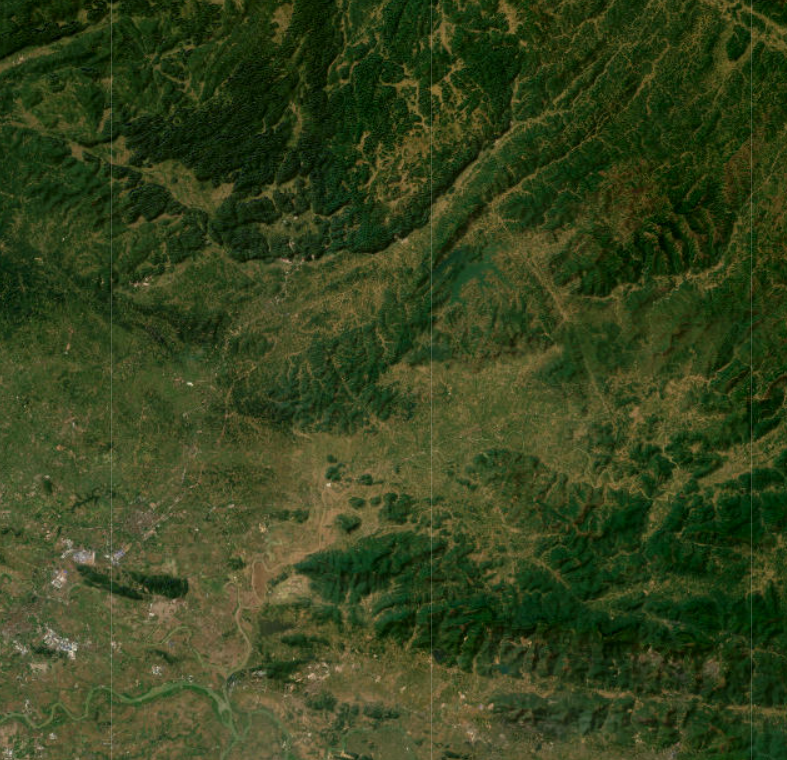
#> input picture demo_input/teste3.png, 787 x 760 px
$ python Example.py
#> lines starting #> are read from the running program, lines starting #| are printed output that depends on the picture
### Pycamo.py
import warnings
warnings.filterwarnings('ignore')
import numpy as np
from PIL import Image
from skimage.filters.rank import modal

def median_cut(pixels, num_colors):
    boxes = [np.array(pixels)]
    while len(boxes) < num_colors:
        widest_box_index = np.argmax([
            np.ptp(box, axis=0).max() for box in boxes
        ])
        widest_box = boxes.pop(widest_box_index)
        dominant_dim = np.ptp(widest_box, axis=0).argmax()
        sorted_box = widest_box[np.argsort(widest_box[:, dominant_dim])]
        median_index = len(sorted_box) // 2
        boxes.append(sorted_box[:median_index])
        boxes.append(sorted_box[median_index:])
    return boxes

def get_palette(boxes):
    return [tuple(map(int, np.mean(box, axis=0))) for box in boxes]

def convert_palette_to_hex(palette):
    return [f"{r:02x}{g:02x}{b:02x}" for r, g, b in palette]

def extract_palette(image_path, num_colors=5):
#> called with image_path = 'demo_input/teste3.png', num_colors = 4
    image = Image.open(image_path).convert("RGB")
    image = image.resize((500, 500))
#> image: PIL image 500x500 RGB
    # Convert to pixels
    pixels = np.array(list(image.getdata()))
    # Process
    boxes = median_cut(pixels, num_colors)
#> the loop in median_cut, `while len(boxes) < num_colors:` made 3 passes
#> (dominant_dim, median_index) on passes 1 to 3: (0, 125000), (2, 62500), (0, 31250)
#> after the loop in median_cut, `while len(boxes) < num_colors:`: boxes = 4 items
#> boxes = 4 items
    palette = get_palette(boxes)
#> palette = [(27, 49, 14), (65, 74, 32), (80, 86, 48), (107, 99, 60)]
    hex_colors = convert_palette_to_hex(palette)
#> hex_colors = ['1b310e', '414a20', '505630', '6b633c']
    return hex_colors

# Convert hex color to RGB
def hex2rgb(hex: str):
    return [int(hex[i:i+2], 16) for i in (0, 2, 4)]

# Generate filtered noise image
def nat_filt_im(size=(), c=2.0):
    width, height = size
    x = np.linspace(-1, 1, width)
    y = np.linspace(-1, 1, height)
    X, Y = np.meshgrid(x, y)


    wdist = np.abs(X)
    hdist = np.abs(Y)

    # Create distance matrix normalized to image dimensions
    cdist = np.sqrt(wdist**2 + hdist**2)
    cdist = cdist / np.max(cdist)  # Normalize to [0,1]

    # Apply power law filter
    filter = 1.0 / (cdist + 1e-6)**c

    # Generate and filter random image
    rand_im = np.random.random((height, width))
    rand_im_fourier = np.fft.fftshift(np.fft.fft2(rand_im))
    filtered = np.real(np.fft.ifft2(np.fft.ifftshift(rand_im_fourier * filter)))

    # Normalize filtered output to [0, 1]
    filtered = (filtered - np.min(filtered)) / (np.max(filtered) - np.min(filtered))

    return filtered

def pixelize_image(image, pixel_size=10):
    # Load the image
    image = image
    # Resize the image to a smaller size
    small_image = image.resize(
        (image.width // pixel_size, image.height // pixel_size), Image.NEAREST)
    # Resize back to the original size
    pixelated_image = small_image.resize(image.size, Image.NEAREST)
    return pixelated_image

def generate_pattern(colors_hex, output_filename, size=(), c=2.0, ratios=None, pixelize=False, pixel_size=5):
    fp = np.ones((3, 3)).astype(np.uint8)

    # Filter out colors with zero ratios
    if ratios is not None:
        non_zero_indices = [i for i, r in enumerate(ratios) if r > 0]
        colors_hex = [colors_hex[i] for i in non_zero_indices]
        ratios = [ratios[i] for i in non_zero_indices]

    rgb_colors = [hex2rgb(c.strip()) for c in colors_hex]
    palette = []
    for cc, hex in zip(rgb_colors, colors_hex):
        palette += cc

    n_colors = len(colors_hex)

    if ratios is None:
        ratios = [1 / n_colors] * n_colors
    else:
        assert len(ratios) == n_colors
        assert np.isclose(sum(ratios), 100)
        ratios = np.array(ratios) / sum(ratios)

    # Generate separate noise layers only for non-zero colors
    noise_layers = [nat_filt_im(size=size, c=c) for _ in range(n_colors)]

    total_pixels = size[0] * size[1]
    pixel_counts = np.round(ratios * total_pixels).astype(int)
    pixel_counts[-1] = total_pixels - np.sum(pixel_counts[:-1])

    # Create color map
    color_map = np.zeros(total_pixels, dtype=np.uint8)

    # Process each layer
    remaining_indices = set(range(total_pixels))
    for i, layer in enumerate(noise_layers):
        if i == n_colors - 1:
            indices = list(remaining_indices)
        else:
            flat_layer = layer.flatten()
            sorted_indices = np.argsort(flat_layer)
            valid_indices = [idx for idx in sorted_indices if idx in remaining_indices]
            indices = valid_indices[-pixel_counts[i]:]

        remaining_indices -= set(indices)
        color_map[indices] = i

    color_map = color_map.reshape(size)
    final_map = modal(color_map, fp)

    img = Image.new("P", size, (0, 0, 0))
    img.putdata(final_map.flatten())
    img.putpalette(palette)
    if pixelize is True:
        img = pixelize_image(img, pixel_size)
        img.save(output_filename)
    else:
        img.save(output_filename)
    return img

### Example.py
# Example usage
import Pycamo as pycamo
# get color from image
color_palette = pycamo.extract_palette("demo_input/teste3.png", num_colors=4)
#> color_palette = ['1b310e', '414a20', '505630', '6b633c']

# custom color palette
#color_palette = ['0d011c', '1D1107', '011c07', '012e04']

#pixelize
pixelize = True # Set to True to pixelize the output image
pixel_size =  3# Size of the pixelization

# Ratios for each color in the palette
ratios = [25, 25, 25, 25]  # Example ratios for each color

pycamo.generate_pattern(color_palette, "gencamo.png", size=(500, 500), c=1.2, ratios=ratios, pixelize=pixelize)
#> in generate_pattern, `rgb_colors = [hex2rgb(c.strip()) for c in colors_hex]`: rgb_colors = [[27, 49, 14], [65, 74, 32], [80, 86, 48], [107, 99, 60]]
#> the loop in generate_pattern, `for cc, hex in zip(rgb_colors, colors_hex):` made 4 passes
#> (hex, palette) on passes 1 to 4: ('1b310e', [27, 49, 14]), ('414a20', [27, 49, 14, 65, 74, 32]), ('505630', [27, 49, 14, 65, 74, 32, 80, 86, 48]), ('6b633c', [27, 49, 14, 65, 74, 32, 80, 86, 48, 107, 99, 60])
#> in generate_pattern, `n_colors = len(colors_hex)`: n_colors = 4
#> after the loop in generate_pattern, `for i, layer in enumerate(noise_layers):`: remaining_indices = 0 items
#> in generate_pattern, `color_map = color_map.reshape(size)`:
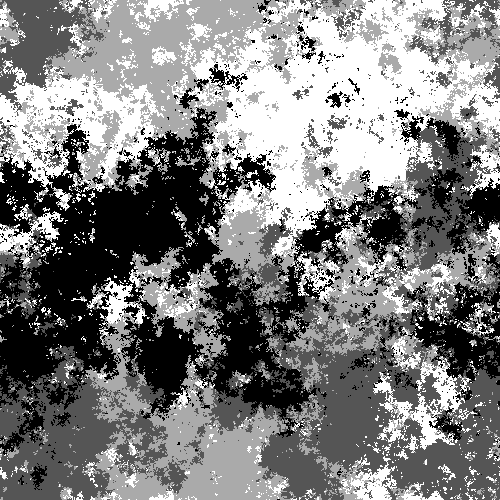
#> color_map: shape (500, 500); min 0, max 3, mean 1.5; drawn with min black and max white
#> in generate_pattern, `final_map = modal(color_map, fp)`:
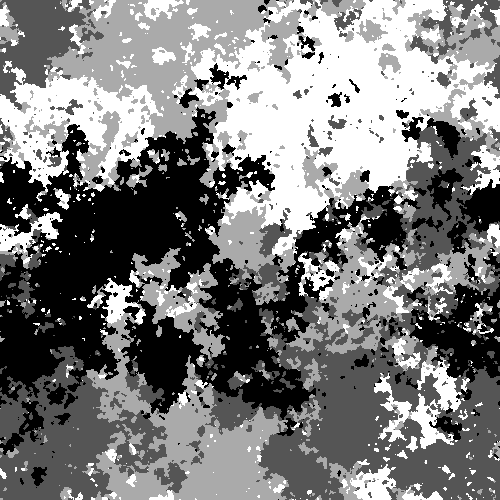
#> final_map: shape (500, 500); min 0, max 3, mean 1.47; drawn with min black and max white
#> in generate_pattern, `img = Image.new("P", size, (0, 0, 0))`: img: PIL image 500x500 P; every value is 0
#> in generate_pattern, `img.putpalette(palette)`:
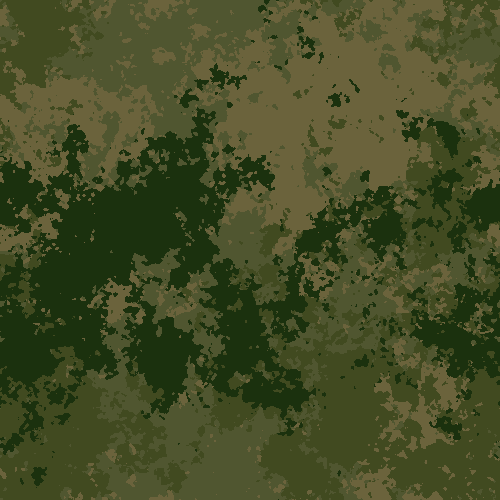
#> img: PIL image 500x500 P; mean R, G, B 68.9, 76.4, 38
#> in pixelize_image, `small_image = image.resize( (image.width // pixel_size, image.height /..`:
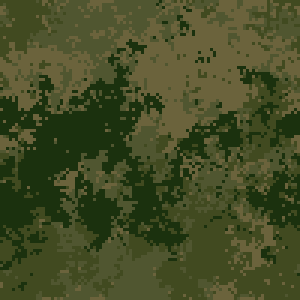
#> small_image: PIL image 100x100 P (shown 3 times larger); mean R, G, B 68.7, 76.3, 37.8
#> in pixelize_image, `pixelated_image = small_image.resize(image.size, Image.NEAREST)`:
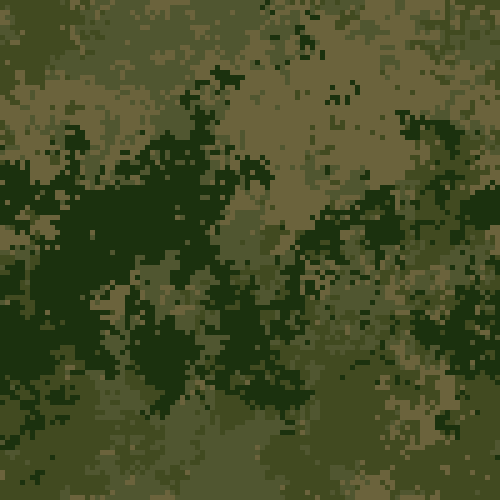
#> pixelated_image: PIL image 500x500 P; mean R, G, B 68.7, 76.3, 37.8

$ run again, with demo_input/teste2.png copied over demo_input/teste3.png
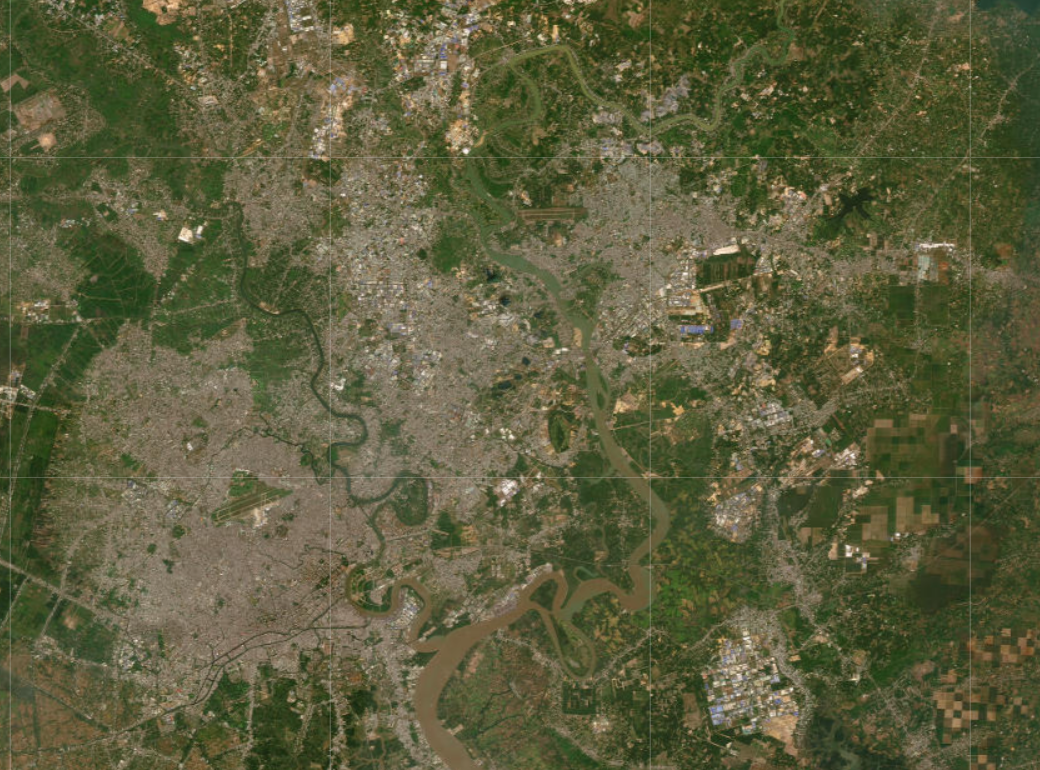
#> input picture demo_input/teste2.png, 1040 x 770 px
#> in extract_palette, `image = image.resize((500, 500))`:
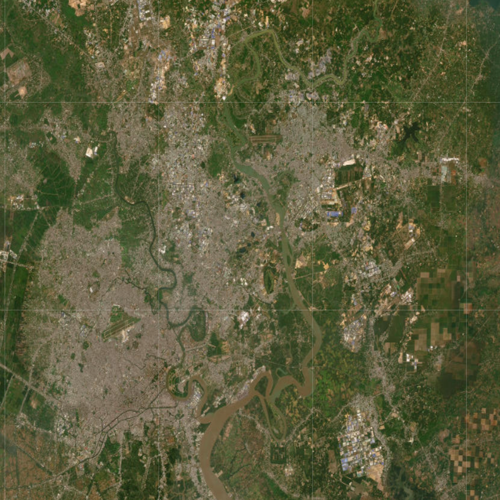
#> image: PIL image 500x500 RGB; mean R, G, B 92.9, 93.3, 61.2
#> the loop in median_cut, `while len(boxes) < num_colors:` made 3 passes
#> (dominant_dim, median_index) on passes 1 to 3: (0, 125000), (2, 62500), (0, 31250)
#> after the loop in median_cut, `while len(boxes) < num_colors:`: boxes = 4 items
#> in extract_palette, `palette = get_palette(boxes)`: palette = [(66, 76, 40), (104, 98, 65), (120, 112, 88), (144, 131, 106)]
#> hex_colors = ['424c28', '686241', '787058', '90836a']
#> rgb_colors = [[66, 76, 40], [104, 98, 65], [120, 112, 88], [144, 131, 106]]
#> the loop in generate_pattern, `for cc, hex in zip(rgb_colors, colors_hex):` made 4 passes
#> (hex, palette) on passes 1 to 4: ('424c28', [66, 76, 40]), ('686241', [66, 76, 40, 104, 98, 65]), ('787058', [66, 76, 40, 104, 98, 65, 120, 112, 88]), ('90836a', [66, 76, 40, 104, 98, 65, 120, 112, 88, 144, 131, 106])
#> n_colors = 4
#> after the loop in generate_pattern, `for i, layer in enumerate(noise_layers):`: remaining_indices = 0 items
#> in pixelize_image, `pixelated_image = small_image.resize(image.size, Image.NEAREST)`:
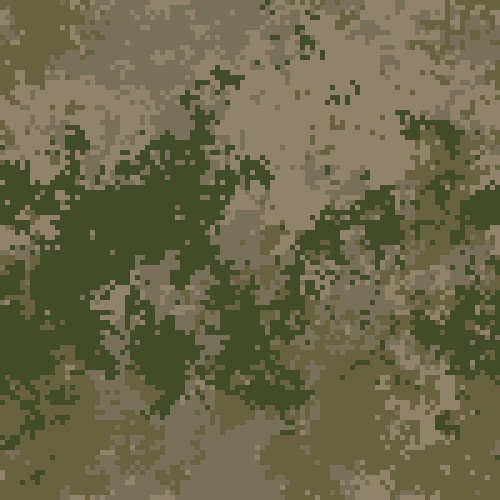
#> pixelated_image: PIL image 500x500 P; mean R, G, B 107.5, 103.5, 73.8

$ run again, with demo_input/TEST1.png copied over demo_input/teste3.png
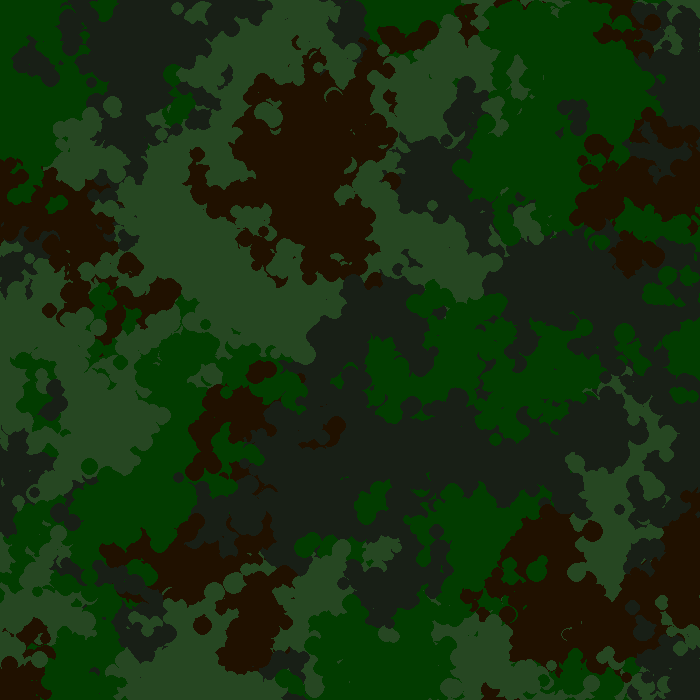
#> input picture demo_input/TEST1.png, 700 x 700 px
#> in extract_palette, image is the input picture: PIL image 700x700 RGB; mean R, G, B 23.3, 46.7, 15.1
#> image: PIL image 500x500 RGB
#> the loop in median_cut, `while len(boxes) < num_colors:` made 3 passes
#> (dominant_dim, median_index) on passes 1 to 3: (1, 125000), (1, 62500), (0, 62500)
#> after the loop in median_cut, `while len(boxes) < num_colors:`: boxes = 4 items
#> in extract_palette, `palette = get_palette(boxes)`: palette = [(29, 20, 5), (22, 34, 19), (2, 60, 0), (38, 70, 34)]
#> hex_colors = ['1d1405', '162213', '023c00', '264622']
#> rgb_colors = [[29, 20, 5], [22, 34, 19], [2, 60, 0], [38, 70, 34]]
#> the loop in generate_pattern, `for cc, hex in zip(rgb_colors, colors_hex):` made 4 passes
#> (hex, palette) on passes 1 to 4: ('1d1405', [29, 20, 5]), ('162213', [29, 20, 5, 22, 34, 19]), ('023c00', [29, 20, 5, 22, 34, 19, 2, 60, 0]), ('264622', [29, 20, 5, 22, 34, 19, 2, 60, 0, 38, 70, 34])
#> n_colors = 4
#> after the loop in generate_pattern, `for i, layer in enumerate(noise_layers):`: remaining_indices = 0 items
#> in generate_pattern, `img.putpalette(palette)`:
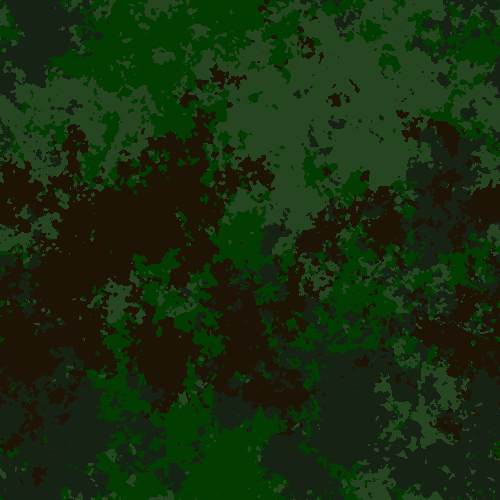
#> img: PIL image 500x500 P; mean R, G, B 22.8, 45.4, 14.3
#> in pixelize_image, `small_image = image.resize( (image.width // pixel_size, image.height /..`:
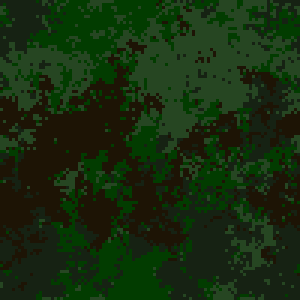
#> small_image: PIL image 100x100 P (shown 3 times larger); mean R, G, B 22.9, 45.2, 14.3

$ run again, with demo_input/k20t.png copied over demo_input/teste3.png
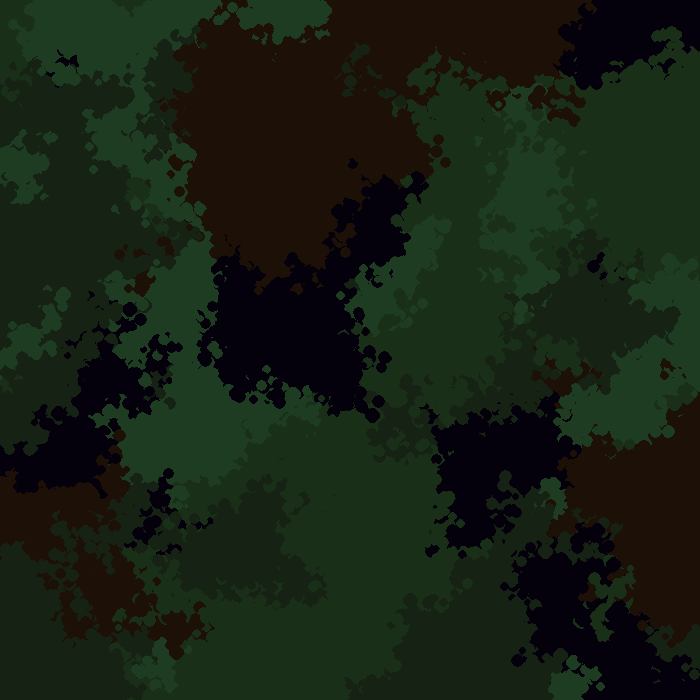
#> input picture demo_input/k20t.png, 700 x 700 px
#> in extract_palette, image is the input picture: PIL image 700x700 RGB; mean R, G, B 23, 32.8, 18.9
#> image: PIL image 500x500 RGB
#> the loop in median_cut, `while len(boxes) < num_colors:` made 3 passes
#> (widest_box_index, median_index) on passes 1 to 3: (0, 125000), (1, 62500), (0, 62500)
#> after the loop in median_cut, `while len(boxes) < num_colors:`: boxes = 4 items
#> in extract_palette, `palette = get_palette(boxes)`: palette = [(24, 42, 21), (28, 55, 29), (14, 7, 10), (24, 26, 13)]
#> hex_colors = ['182a15', '1c371d', '0e070a', '181a0d']
#> rgb_colors = [[24, 42, 21], [28, 55, 29], [14, 7, 10], [24, 26, 13]]
#> the loop in generate_pattern, `for cc, hex in zip(rgb_colors, colors_hex):` made 4 passes
#> (hex, palette) on passes 1 to 4: ('182a15', [24, 42, 21]), ('1c371d', [24, 42, 21, 28, 55, 29]), ('0e070a', [24, 42, 21, 28, 55, 29, 14, 7, 10]), ('181a0d', [24, 42, 21, 28, 55, 29, 14, 7, 10, 24, 26, 13])
#> n_colors = 4
#> after the loop in generate_pattern, `for i, layer in enumerate(noise_layers):`: remaining_indices = 0 items
#> in generate_pattern, `img.putpalette(palette)`:
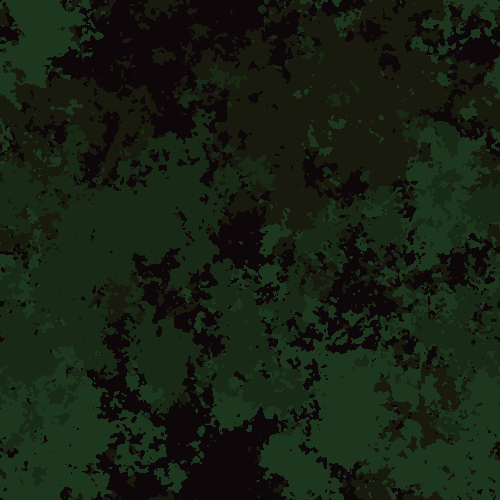
#> img: PIL image 500x500 P; mean R, G, B 22.6, 32.8, 18.4
#> in pixelize_image, `small_image = image.resize( (image.width // pixel_size, image.height /..`:
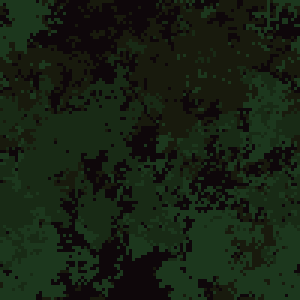
#> small_image: PIL image 100x100 P (shown 3 times larger); mean R, G, B 22.6, 33, 18.5
